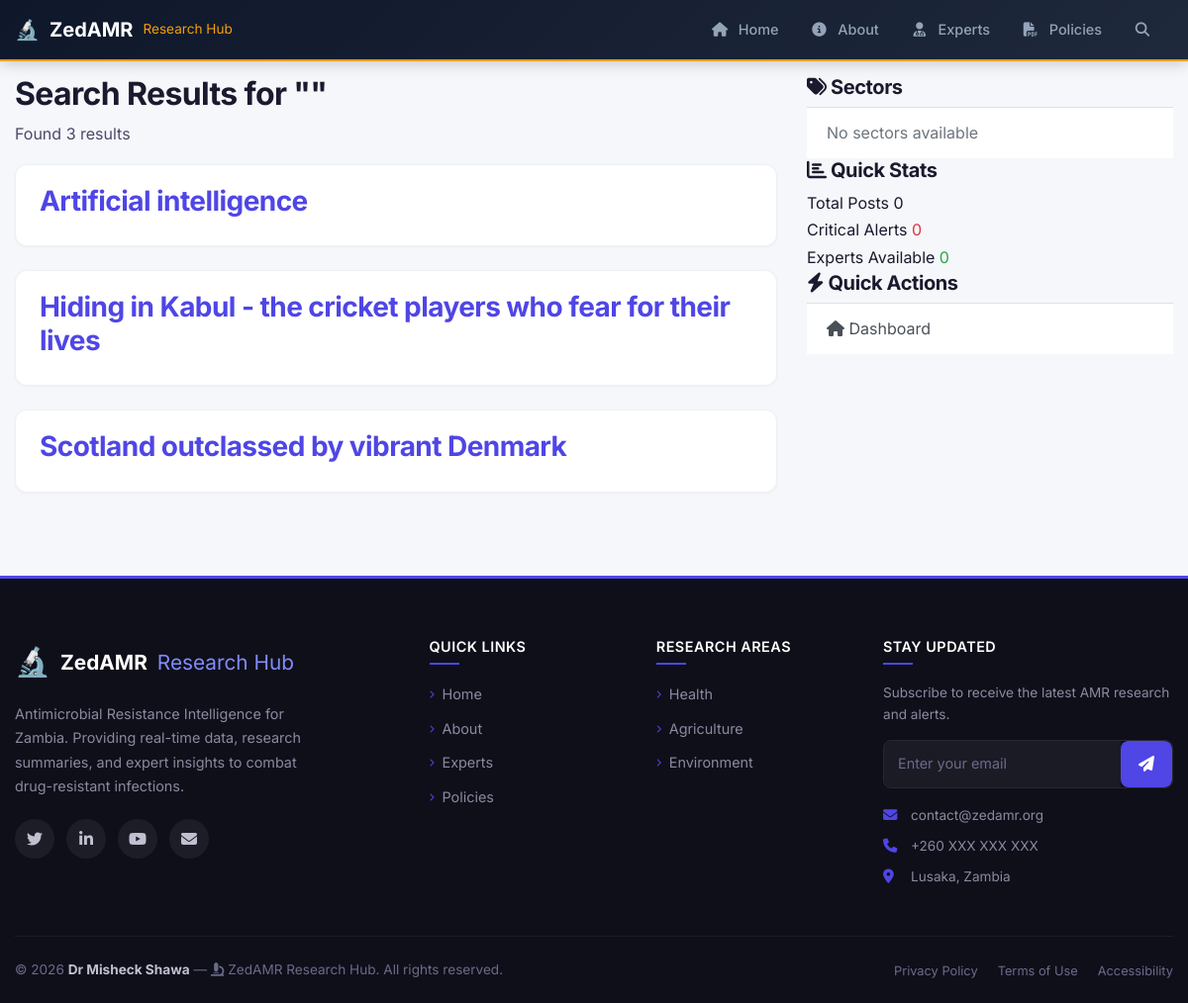
The page /search/ on the database as committed earlier.
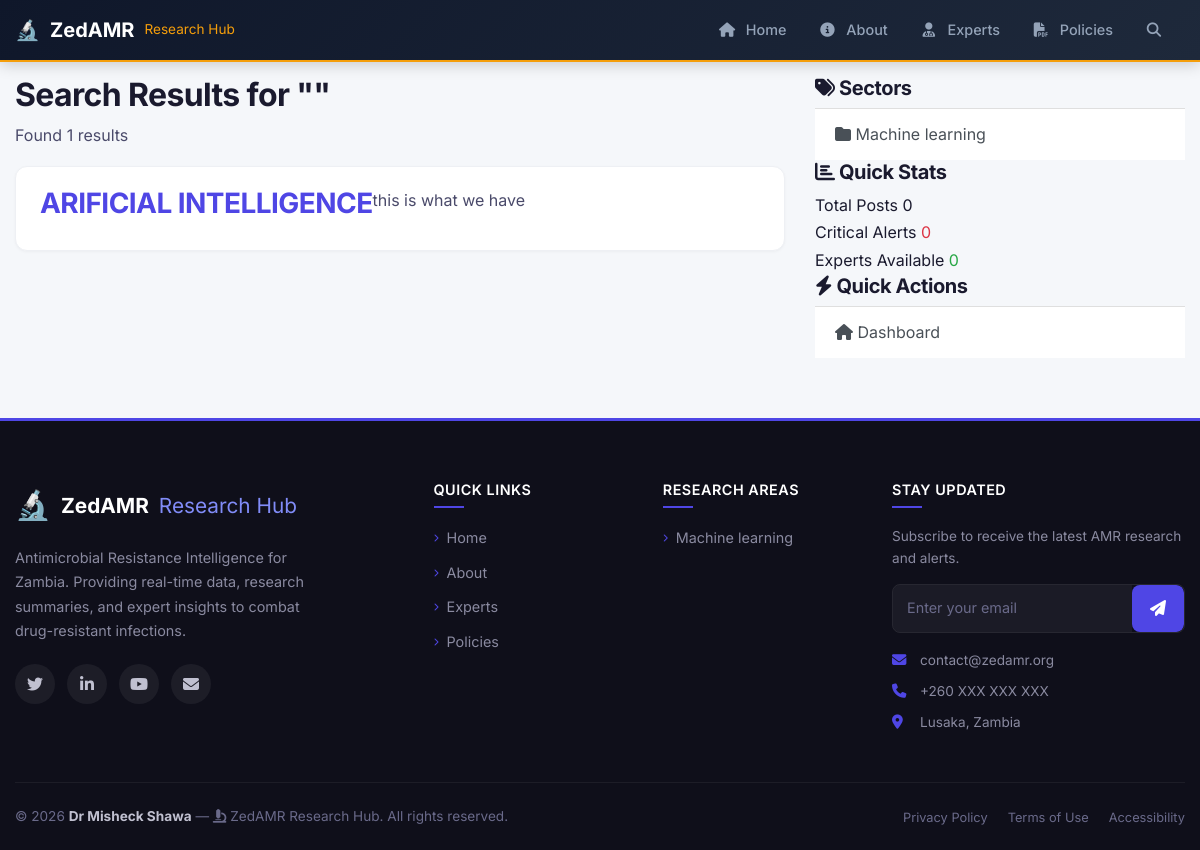
The same page on the database as committed later.
### blog/models.py (models this page shows, shortened)
class Post(models.Model):
    title = models.CharField(max_length=500)
    slug = models.SlugField(unique=True, blank=True, null=True)  # Changed to allow null
    summary = models.TextField(help_text="Short summary shown in cards", blank=True)
    content = RichTextField(help_text="Full article content with formatting")  # Or use models.TextField()
    date_posted = models.DateTimeField(default=timezone.now)
    updated_at = models.DateTimeField(auto_now=True)
    author = models.ForeignKey(User, on_delete=models.CASCADE)
    sector = models.ForeignKey(Sector, on_delete=models.SET_NULL, null=True, blank=True)
    threat_level = models.ForeignKey(ThreatLevel, on_delete=models.SET_NULL, null=True, blank=True)
    location = models.CharField(max_length=200, blank=True, help_text="e.g., Lusaka, Ndola, Livingstone")
    statistic_value = models.CharField(max_length=50, blank=True, help_text="e.g., 34%")
    statistic_change = models.CharField(max_length=20, blank=True, help_text="e.g., ↑ 12% in 6m")
    statistic_label = models.CharField(max_length=100, blank=True, help_text="e.g., ICU Resistance")
    cost_estimate = models.CharField(max_length=100, blank=True, help_text="e.g., $47 Million")
    cost_description = models.CharField(max_length=200, blank=True, help_text="e.g., extra beds")
    action_items = models.TextField(blank=True, help_text="Bullet points of action items")
    featured_image = models.ImageField(upload_to='research_images/', blank=True, null=True)
    pdf_file = models.FileField(upload_to='research_pdfs/', blank=True, null=True)
    infographic = models.FileField(upload_to='infographics/', blank=True, null=True)
    views_count = models.IntegerField(default=0)
    is_featured = models.BooleanField(default=False)
    is_alert = models.BooleanField(default=False, help_text="Show as CRITICAL ALERT")
    references = models.TextField(blank=True, help_text="Reference links or citations")
    tags = models.CharField(max_length=500, blank=True, help_text="Comma separated tags")
    def get_absolute_url(self):
        return reverse('blog-detail', kwargs={'pk': self.pk})
    class Meta:
        ordering = ['-date_posted']

class Sector(models.Model):
    name = models.CharField(max_length=100)
    slug = models.SlugField(unique=True, blank=True, null=True)  # Changed to allow null
    icon = models.CharField(max_length=50, help_text="FontAwesome icon class", blank=True)
    description = models.TextField(blank=True)

### blog/views.py (the view, shortened to what this page needs)
# urls.py: path('search/', views.SearchResultsView.as_view(), name='search-results'),
class SearchResultsView(ListView):
    model = Post
    template_name = 'blog/search_results.html'
    context_object_name = 'posts'
    paginate_by = 10
    def get_queryset(self):
        query = self.request.GET.get('q', '')
        sector = self.request.GET.get('sector', '')
        threat = self.request.GET.get('threat', '')
        date_from = self.request.GET.get('date_from', '')
        date_to = self.request.GET.get('date_to', '')
        queryset = Post.objects.all()
        if sector:
            queryset = queryset.filter(sector__slug=sector)
        if threat:
            queryset = queryset.filter(threat_level__level=threat)
        if date_from:
            queryset = queryset.filter(date_posted__gte=date_from)
        if date_to:
            queryset = queryset.filter(date_posted__lte=date_to)
        return queryset.order_by('-date_posted')
    def get_context_data(self, **kwargs):
        context = super().get_context_data(**kwargs)
        context['query'] = self.request.GET.get('q', '')
        context['sectors'] = Sector.objects.all()
        context['threat_levels'] = ThreatLevel.objects.all()
        context['title'] = 'Search Results'
        context['total_results'] = self.get_queryset().count()
        return context

### blog/context_processors.py (called while the page is built, shortened)
def admin_context(request):
    return {}

### blog/templates/blog/search_results.html
{% extends 'blog/base.html' %}
{% block content %}
<h2>Search Results for "{{ query }}"</h2>
<p>Found {{ total_results }} results</p>
{% for post in posts %}
    <article class="media content-section">
        <h3><a href="{{ post.get_absolute_url }}">{{ post.title }}</a></h3>
        <p>{{ post.summary|truncatechars:150 }}</p>
    </article>
{% empty %}
    <p>No results found.</p>
{% endfor %}
{% endblock %}

### blog/templates/blog/base.html (shortened to what the changed rows need)
{% load static %}
<!DOCTYPE html>
<html>
<head>
    <link rel="stylesheet" href="https://maxcdn.bootstrapcdn.com/bootstrap/4.0.0/css/bootstrap.min.css">
    <link rel="stylesheet" href="https://cdnjs.cloudflare.com/ajax/libs/font-awesome/6.4.0/css/all.min.css">
    <link rel="stylesheet" href="{% static 'blog/main.css' %}">
</head>
<body>
    <main role="main" class="main-content">
        <div class="container">
            <div class="row">
                <div class="col-lg-8">
                    {% block content %}{% endblock %}
                </div>
                <div class="col-lg-4">
                    <aside class="sidebar">
                        <div class="sidebar-card">
                            <div class="list-group list-group-flush">
                                {% for sector in sectors %}
                                <a href="{% url 'sector-posts' sector.slug %}" class="list-group-item list-group-item-action">
                                    <i class="fas fa-folder"></i> {{ sector.name }}
                                </a>
                                {% empty %}
                                <span class="list-group-item text-muted">No sectors available</span>
                                {% endfor %}
                            </div>
                        </div>
                    </aside>
                </div>
            </div>
        </div>
    </main>
    <footer class="footer">
        <div class="container">
            <div class="footer-grid">
                <div class="footer-col">
                    <ul class="footer-links">
                        {% for sector in sectors %}
                        <li><a href="{% url 'sector-posts' sector.slug %}"><i class="fas fa-chevron-right"></i> {{ sector.name }}</a></li>
                        {% empty %}
                        <li><a href="#"><i class="fas fa-chevron-right"></i> Health</a></li>
                        <li><a href="#"><i class="fas fa-chevron-right"></i> Agriculture</a></li>
                        <li><a href="#"><i class="fas fa-chevron-right"></i> Environment</a></li>
                        {% endfor %}
                    </ul>
                </div>
            </div>
        </div>
    </footer>
</body>
</html>

Rows that differ between the two databases and show on the page:
removed Post: title "Artificial intelligence"
removed Post: title "Hiding in Kabul - the cricket players who fear for their lives"
removed Post: title "Scotland outclassed by vibrant Denmark"
added Post: title "ARIFICIAL INTELLIGENCE", summary "this is what we have"
added Sector: name "Machine learning"
Other text that changed with them:
{{ total_results }}: "3" → "1"
text no longer shown: "No sectors available Health Agriculture Environment"
